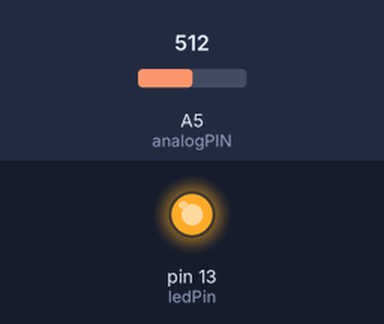
A sketch run on a simulated Arduino Uno, built with avr-gcc and run on an emulated ATmega328P. Parts: output pins drawn as LEDs (lit = HIGH). The inputs (shaded band) are chosen by the test bench; at power-on: A5 (analogPIN) = 512. What the sketch prints to the serial monitor is not drawn.

Above: at 0.05 s.
Timing chart, 0 to 3.0 s (numbered marks = the images above):
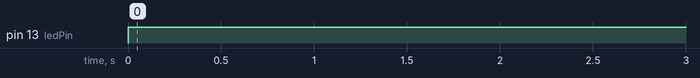

The sketch:

adc.ino
```cpp
/*
 * Read Analog Input
*/
#define ledPin 13      // select the pin for the LED, on-board LED
#define analogPIN A5
void setup() {
  Serial.begin(115200);
   pinMode(ledPin, OUTPUT);
}

void loop() {
  int value = analogRead(analogPIN);
  Serial.println(value);        // value in range 0-1023 -> ADC 10 bits
  int voltage;
  voltage = map(value,0,1023,0,5000);   //map value 0-1023 to 0-5000 (mV)
  Serial.print(voltage);              //mV
  Serial.print(" mV");
  Serial.println();
  Serial.println();
  digitalWrite(ledPin, HIGH);
  delay(50);
  digitalWrite(ledPin, LOW);
}
```

Measured:
- by itself, pin 13 (ledPin): LOW → HIGH at 0.00 s
